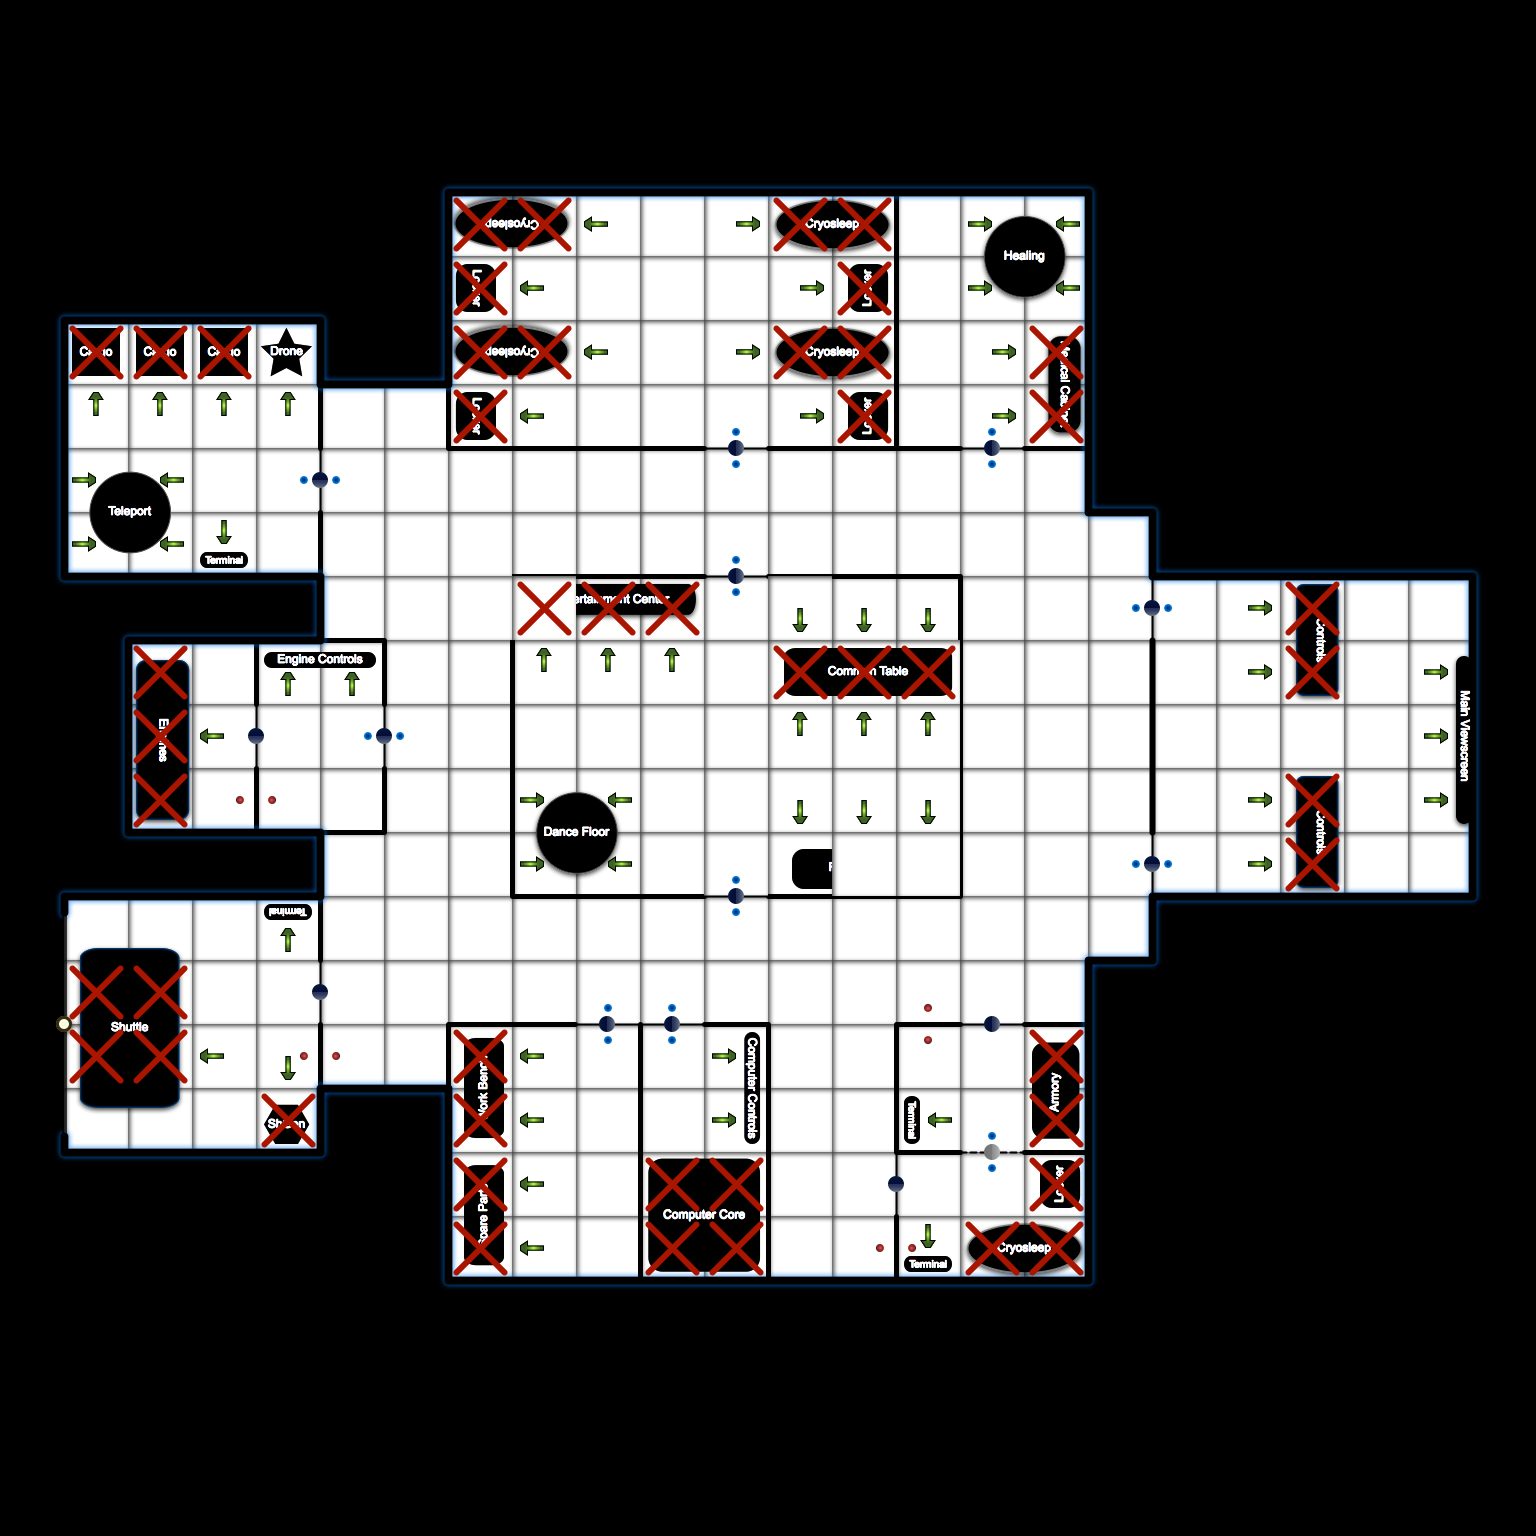

A level layout from a 2D game, rendered from its tile map. Below: a short description, then the map file with tile-grid data replaced by summaries:
An orthogonal 24x24 tile map with 64x64 px tiles, 7 tile layers (Floor, Walls, Objects, Doors, ...) and 12 objects.

<map version="1.10" tiledversion="1.11.2" orientation="orthogonal" renderorder="left-up" width="24" height="24" tilewidth="64" tileheight="64" infinite="0" nextlayerid="9" nextobjectid="13">
 <tileset firstgid="1" name="Spaceship 3" tilewidth="64" tileheight="64" tilecount="224" columns="8">
  <image source="Spaceship 3.png" width="512" height="1792" />
  <tile id="0">
   <properties>
    <property name="OBJECT_TYPE" value="FLOOR" />
   </properties>
  </tile>
  <tile id="135">
   <properties>
    <property name="OBJECT_TYPE" value="DOOR" />
   </properties>
  </tile>
  <tile id="136">
   <properties>
    <property name="OBJECT_TYPE" value="DOOR" />
   </properties>
  </tile>
  <tile id="137">
   <properties>
    <property name="OBJECT_TYPE" value="DOOR" />
   </properties>
  </tile>
  <tile id="138">
   <properties>
    <property name="OBJECT_TYPE" value="DOOR" />
   </properties>
  </tile>
  <tile id="139">
   <properties>
    <property name="OBJECT_TYPE" value="SECRET_DOOR" />
   </properties>
  </tile>
  <tile id="140">
   <properties>
    <property name="OBJECT_TYPE" value="SECRET_DOOR" />
   </properties>
  </tile>
  <tile id="141">
   <properties>
    <property name="OBJECT_TYPE" value="DOOR" />
   </properties>
  </tile>
  <tile id="142">
   <properties>
    <property name="OBJECT_TYPE" value="DOOR" />
   </properties>
  </tile>
  <tile id="143">
   <properties>
    <property name="OBJECT_TYPE" value="DOOR" />
   </properties>
  </tile>
  <tile id="144">
   <properties>
    <property name="OBJECT_TYPE" value="DOOR" />
   </properties>
  </tile>
  <tile id="145">
   <properties>
    <property name="OBJECT_TYPE" value="DOOR" />
   </properties>
  </tile>
  <tile id="146">
   <properties>
    <property name="OBJECT_TYPE" value="SHUTTLE_DOOR" />
   </properties>
  </tile>
  <tile id="147">
   <properties>
    <property name="OBJECT_TYPE" value="SHUTTLE_DOOR" />
   </properties>
  </tile>
  <tile id="148">
   <properties>
    <property name="OBJECT_TYPE" value="SHUTTLE_DOOR" />
   </properties>
  </tile>
  <tile id="149">
   <properties>
    <property name="OBJECT_TYPE" value="SHUTTLE_DOOR" />
   </properties>
  </tile>
  <tile id="150">
   <properties>
    <property name="OBJECT_TYPE" value="SHUTTLE_DOOR" />
   </properties>
  </tile>
  <tile id="151">
   <properties>
    <property name="OBJECT_TYPE" value="SHUTTLE_DOOR" />
   </properties>
  </tile>
  <tile id="152">
   <properties>
    <property name="OBJECT_TYPE" value="SHUTTLE_DOOR" />
   </properties>
  </tile>
  <tile id="153">
   <properties>
    <property name="OBJECT_TYPE" value="SHUTTLE_DOOR" />
   </properties>
  </tile>
  <tile id="154">
   <properties>
    <property name="OBJECT_TYPE" value="HEALING_PLATFORM" />
   </properties>
  </tile>
  <tile id="155">
   <properties>
    <property name="OBJECT_TYPE" value="HEALING_PLATFORM" />
   </properties>
  </tile>
  <tile id="156">
   <properties>
    <property name="OBJECT_TYPE" value="HEALING_PLATFORM" />
   </properties>
  </tile>
  <tile id="157">
   <properties>
    <property name="OBJECT_TYPE" value="HEALING_PLATFORM" />
   </properties>
  </tile>
  <tile id="158">
   <properties>
    <property name="OBJECT_TYPE" value="MEDICAL_CABINET" />
   </properties>
  </tile>
  <tile id="159">
   <properties>
    <property name="OBJECT_TYPE" value="MEDICAL_CABINET" />
   </properties>
  </tile>
  <tile id="160">
   <properties>
    <property name="OBJECT_TYPE" value="LOCKER" />
   </properties>
  </tile>
  <tile id="161">
   <properties>
    <property name="OBJECT_TYPE" value="CRYOSLEEP" />
   </properties>
  </tile>
  <tile id="162">
   <properties>
    <property name="OBJECT_TYPE" value="CRYOSLEEP" />
   </properties>
  </tile>
  <tile id="163">
   <properties>
    <property name="OBJECT_TYPE" value="CREW_CONTROLS" />
   </properties>
  </tile>
  <tile id="164">
   <properties>
    <property name="OBJECT_TYPE" value="CREW_CONTROLS" />
   </properties>
  </tile>
  <tile id="165">
   <properties>
    <property name="OBJECT_TYPE" value="MAIN_VIEWSCREEN" />
   </properties>
  </tile>
  <tile id="166">
   <properties>
    <property name="OBJECT_TYPE" value="MAIN_VIEWSCREEN" />
   </properties>
  </tile>
  <tile id="167">
   <properties>
    <property name="OBJECT_TYPE" value="MAIN_VIEWSCREEN" />
   </properties>
  </tile>
  <tile id="168">
   <properties>
    <property name="OBJECT_TYPE" value="ENTERTAINMENT_CENTER" />
   </properties>
  </tile>
  <tile id="169">
   <properties>
    <property name="OBJECT_TYPE" value="ENTERTAINMENT_CENTER" />
   </properties>
  </tile>
  <tile id="170">
   <properties>
    <property name="OBJECT_TYPE" value="ENTERTAINMENT_CENTER" />
   </properties>
  </tile>
  <tile id="171">
   <properties>
    <property name="OBJECT_TYPE" value="COMMON_TABLE" />
   </properties>
  </tile>
  <tile id="172">
   <properties>
    <property name="OBJECT_TYPE" value="COMMON_TABLE" />
   </properties>
  </tile>
  <tile id="173">
   <properties>
    <property name="OBJECT_TYPE" value="COMMON_TABLE" />
   </properties>
  </tile>
  <tile id="174">
   <properties>
    <property name="OBJECT_TYPE" value="FOOD_SERVICE" />
   </properties>
  </tile>
  <tile id="175">
   <properties>
    <property name="OBJECT_TYPE" value="FOOD_SERVICE" />
   </properties>
  </tile>
  <tile id="176">
   <properties>
    <property name="OBJECT_TYPE" value="FOOD_SERVICE" />
   </properties>
  </tile>
  <tile id="177">
   <properties>
    <property name="OBJECT_TYPE" value="DANCE_FLOOR" />
   </properties>
  </tile>
  <tile id="178">
   <properties>
    <property name="OBJECT_TYPE" value="DANCE_FLOOR" />
   </properties>
  </tile>
  <tile id="179">
   <properties>
    <property name="OBJECT_TYPE" value="DANCE_FLOOR" />
   </properties>
  </tile>
  <tile id="180">
   <properties>
    <property name="OBJECT_TYPE" value="DANCE_FLOOR" />
   </properties>
  </tile>
  <tile id="181">
   <properties>
    <property name="OBJECT_TYPE" value="ARMORY" />
   </properties>
  </tile>
  <tile id="182">
   <properties>
    <property name="OBJECT_TYPE" value="ARMORY" />
   </properties>
  </tile>
  <tile id="183">
   <properties>
    <property name="OBJECT_TYPE" value="TERMINAL" />
   </properties>
  </tile>
  <tile id="184">
   <properties>
    <property name="OBJECT_TYPE" value="COMPUTER_CORE" />
   </properties>
  </tile>
  <tile id="185">
   <properties>
    <property name="OBJECT_TYPE" value="COMPUTER_CORE" />
   </properties>
  </tile>
  <tile id="186">
   <properties>
    <property name="OBJECT_TYPE" value="COMPUTER_CORE" />
   </properties>
  </tile>
  <tile id="187">
   <properties>
    <property name="OBJECT_TYPE" value="COMPUTER_CORE" />
   </properties>
  </tile>
  <tile id="188">
   <properties>
    <property name="OBJECT_TYPE" value="COMPUTER_CONTROLS" />
   </properties>
  </tile>
  <tile id="189">
   <properties>
    <property name="OBJECT_TYPE" value="COMPUTER_CONTROLS" />
   </properties>
  </tile>
  <tile id="190">
   <properties>
    <property name="OBJECT_TYPE" value="WORK_BENCH" />
   </properties>
  </tile>
  <tile id="191">
   <properties>
    <property name="OBJECT_TYPE" value="WORK_BENCH" />
   </properties>
  </tile>
  <tile id="192">
   <properties>
    <property name="OBJECT_TYPE" value="SPARE_PARTS" />
   </properties>
  </tile>
  <tile id="193">
   <properties>
    <property name="OBJECT_TYPE" value="SPARE_PARTS" />
   </properties>
  </tile>
  <tile id="194">
   <properties>
    <property name="OBJECT_TYPE" value="SHUTTLE_GEN" />
   </properties>
  </tile>
  <tile id="195">
   <properties>
    <property name="OBJECT_TYPE" value="SHUTTLE" />
   </properties>
  </tile>
  <tile id="196">
   <properties>
    <property name="OBJECT_TYPE" value="SHUTTLE" />
   </properties>
  </tile>
  <tile id="197">
   <properties>
    <property name="OBJECT_TYPE" value="SHUTTLE" />
   </properties>
  </tile>
  <tile id="198">
   <properties>
    <property name="OBJECT_TYPE" value="SHUTTLE" />
   </properties>
  </tile>
  <tile id="199">
   <properties>
    <property name="OBJECT_TYPE" value="SHUTTLE" />
   </properties>
  </tile>
  <tile id="200">
   <properties>
    <property name="OBJECT_TYPE" value="SHUTTLE" />
   </properties>
  </tile>
  <tile id="201">
   <properties>
    <property name="OBJECT_TYPE" value="SHUTTLE" />
   </properties>
  </tile>
  <tile id="202">
   <properties>
    <property name="OBJECT_TYPE" value="SHUTTLE" />
   </properties>
  </tile>
  <tile id="203">
   <properties>
    <property name="OBJECT_TYPE" value="ENGINES" />
   </properties>
  </tile>
  <tile id="204">
   <properties>
    <property name="OBJECT_TYPE" value="ENGINES" />
   </properties>
  </tile>
  <tile id="205">
   <properties>
    <property name="OBJECT_TYPE" value="ENGINES" />
   </properties>
  </tile>
  <tile id="206">
   <properties>
    <property name="OBJECT_TYPE" value="ENGINE_CONTROLS" />
   </properties>
  </tile>
  <tile id="207">
   <properties>
    <property name="OBJECT_TYPE" value="ENGINE_CONTROLS" />
   </properties>
  </tile>
  <tile id="208">
   <properties>
    <property name="OBJECT_TYPE" value="TELEPORT" />
   </properties>
  </tile>
  <tile id="209">
   <properties>
    <property name="OBJECT_TYPE" value="TELEPORT" />
   </properties>
  </tile>
  <tile id="210">
   <properties>
    <property name="OBJECT_TYPE" value="TELEPORT" />
   </properties>
  </tile>
  <tile id="211">
   <properties>
    <property name="OBJECT_TYPE" value="TELEPORT" />
   </properties>
  </tile>
  <tile id="212">
   <properties>
    <property name="OBJECT_TYPE" value="CARGO" />
   </properties>
  </tile>
  <tile id="213">
   <properties>
    <property name="OBJECT_TYPE" value="DRONE_BAY" />
   </properties>
  </tile>
  <tile id="214">
   <properties>
    <property name="OBJECT_TYPE" value="DOOR_ACTIVATOR_BLUE" />
   </properties>
  </tile>
  <tile id="215">
   <properties>
    <property name="OBJECT_TYPE" value="DOOR_ACTIVATOR_RED" />
   </properties>
  </tile>
  <tile id="216">
   <properties>
    <property name="OBJECT_TYPE" value="USE_MARKER_1" />
   </properties>
  </tile>
  <tile id="217">
   <properties>
    <property name="OBJECT_TYPE" value="USE_MARKER_2" />
   </properties>
  </tile>
  <tile id="218">
   <properties>
    <property name="OBJECT_TYPE" value="USE_MARKER_3" />
   </properties>
  </tile>
  <tile id="219">
   <properties>
    <property name="OBJECT_TYPE" value="USE_MARKER_4" />
   </properties>
  </tile>
  <tile id="220">
   <properties>
    <property name="OBJECT_TYPE" value="BLOCKED_MARKER" />
   </properties>
  </tile>
 </tileset>
 <layer id="1" name="Floor" width="24" height="24">
  <data>[576 cells, 265 non-empty, 1 distinct tile ids]</data>
 </layer>
 <layer id="2" name="Walls" width="24" height="24">
  <data>[576 cells, 301 non-empty, 134 distinct tile ids]</data>
 </layer>
 <layer id="3" name="Objects" width="24" height="24">
  <data>[576 cells, 90 non-empty, 58 distinct tile ids]</data>
 </layer>
 <layer id="4" name="Doors" width="24" height="24">
  <data>[576 cells, 38 non-empty, 19 distinct tile ids]</data>
 </layer>
 <layer id="5" name="Door_Activators" width="24" height="24">
  <data>[576 cells, 30 non-empty, 2 distinct tile ids]</data>
 </layer>
 <layer id="6" name="Use_Markers" width="24" height="24">
  <data>[576 cells, 60 non-empty, 4 distinct tile ids]</data>
 </layer>
 <layer id="7" name="Blocked" width="24" height="24">
  <data>[576 cells, 48 non-empty, 1 distinct tile ids]</data>
 </layer>
 <objectgroup id="8" name="Rooms">
  <object id="1" x="1184" y="608" width="256" height="256">
   <properties>
    <property name="ROOM" value="BRIDGE" />
   </properties>
  </object>
  <object id="2" x="928" y="224" width="112" height="208">
   <properties>
    <property name="ROOM" value="MEDICAL" />
   </properties>
  </object>
  <object id="3" x="480" y="224" width="384" height="208">
   <properties>
    <property name="ROOM" value="CRYO_BAY" />
   </properties>
  </object>
  <object id="4" x="544" y="608" width="384" height="272">
   <properties>
    <property name="ROOM" value="COMMONS" />
   </properties>
  </object>
  <object id="5" x="80" y="352" width="208" height="192">
   <properties>
    <property name="ROOM" value="CARGO_BAY" />
   </properties>
  </object>
  <object id="6" x="160" y="672" width="64" height="128">
   <properties>
    <property name="ROOM" value="ENGINE_ROOM" />
   </properties>
  </object>
  <object id="7" x="288" y="672" width="64" height="128">
   <properties>
    <property name="ROOM" value="ENGINEERING" />
   </properties>
  </object>
  <object id="8" x="96" y="928" width="192" height="192">
   <properties>
    <property name="ROOM" value="SHUTTLE_BAY" />
   </properties>
  </object>
  <object id="9" x="496" y="1056" width="112" height="192">
   <properties>
    <property name="ROOM" value="REPAIR_BAY" />
   </properties>
  </object>
  <object id="10" x="672" y="1056" width="64" height="192">
   <properties>
    <property name="ROOM" value="COMPUTER_ROOM" />
   </properties>
  </object>
  <object id="11" x="912" y="1056" width="160" height="64">
   <properties>
    <property name="ROOM" value="ARMORY" />
   </properties>
  </object>
  <object id="12" x="928" y="1168" width="144" height="80">
   <properties>
    <property name="ROOM" value="CAPTAIN_CABIN" />
   </properties>
  </object>
 </objectgroup>
</map>
